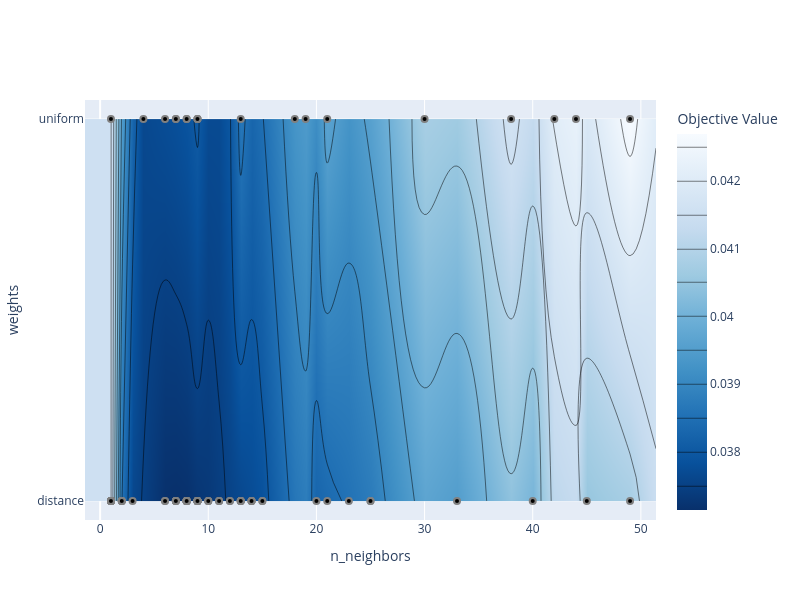

Source (notebook cell):
### Code cell
target_dpi = 1000

fig_contour = plot_contour(study)
if model_name == "mice": fig_contour.update_layout(width=600, height=600)
elif model_name == "knn": fig_contour.update_layout(width=800, height=600)
elif model_name == "mae" or model_name == "mae_finetune" or model_name == "mastnet" or model_name == "mlp": fig_contour.update_layout(width=1200, height=1600)
else: fig_contour.update_layout(width=600, height=800)
fig_contour.update_layout(title=None)
fig_contour.write_image(f"output/high_res_plots/contour_{model_name}.png", scale=target_dpi/96)
fig_contour.show()

### Figure 1 — Plotly figure (JSON) as saved in the notebook; plotly's stock layout.template omitted (floating-point values rounded to 4 significant figures)
{"data": [{"colorbar": {"title": {"text": "Objective Value"}}, "colorscale": [[0.0, "rgb(247,251,255)"], [0.125, "rgb(222,235,247)"], [0.25, "rgb(198,219,239)"], [0.375, "rgb(158,202,225)"], [0.5, "rgb(107,174,214)"], [0.625, "rgb(66,146,198)"], [0.75, "rgb(33,113,181)"], [0.875, "rgb(8,81,156)"], [1.0, "rgb(8,48,107)"]], "connectgaps": true, "contours": {"coloring": "heatmap"}, "hoverinfo": "none", "line": {"smoothing": 1.3}, "reversescale": true, "x": [-1.4, 1, 2, 3, 4, 6, 7, 8, 9, 10, 11, 12, 13, 14, 15, 18, 19, 20, 21, 23, 25, 30, 33, 38, 40, 42, 44, 45, 49, 51.4], "y": ["distance", "uniform"], "z": [[NaN, 0.04153, 0.03852, 0.03762, NaN, 0.03716, 0.03715, 0.03717, 0.03727, 0.03733, 0.03743, 0.03754, 0.03764, 0.03774, 0.03784, NaN, NaN, 0.03828, 0.03838, 0.03856, 0.03875, NaN, 0.0395, NaN, 0.04009, NaN, NaN, 0.04051, 0.04076, NaN], [NaN, 0.04153, NaN, NaN, 0.03765, 0.03775, 0.0378, 0.03789, 0.03806, NaN, NaN, NaN, 0.03865, NaN, NaN, 0.0393, 0.03942, NaN, 0.03965, NaN, NaN, 0.04078, NaN, 0.04165, NaN, 0.04207, 0.04227, NaN, 0.04269, NaN]], "type": "contour"}, {"marker": {"color": "black", "line": {"color": "Gray", "width": 2.0}}, "mode": "markers", "name": "Feasible Trial", "showlegend": false, "x": [4, 42, 9, 9, 19, 9, 49, 40, 25, 13, 21, 23, 45, 25, 18, 7, 21, 38, 44, 1, 2, 2, 1, 3, 2, 8, 1, 10, 9, 8, 11, 11, 12, 13, 13, 14, 14, 14, 15, 15, 12, 14, 13, 13, 13, 11, 10, 8, 8, 7, 7, 6, 7, 6, 7, 7, 6, 9, 8, 8, 1, 1, 2, 1, 1, 1, 1, 1, 1, 2, 30, 8, 8, 33, 8, 8, 9, 7, 49, 8, 8, 9, 9, 8, 9, 9, 9, 10, 9, 8, 9, 9, 8, 9, 8, 9, 20], "y": ["uniform", "uniform", "distance", "uniform", "uniform", "uniform", "uniform", "distance", "distance", "uniform", "distance", "distance", "distance", "distance", "uniform", "distance", "uniform", "uniform", "uniform", "distance", "distance", "distance", "distance", "distance", "distance", "distance", "uniform", "distance", "distance", "distance", "distance", "distance", "distance", "distance", "distance", "distance", "distance", "distance", "distance", "distance", "distance", "distance", "distance", "distance", "distance", "distance", "distance", "distance", "distance", "distance", "distance", "distance", "distance", "distance", "uniform", "uniform", "uniform", "uniform", "uniform", "uniform", "distance", "distance", "distance", "distance", "distance", "distance", "distance", "distance", "distance", "distance", "uniform", "distance", "distance", "distance", "distance", "distance", "distance", "distance", "distance", "distance", "distance", "distance", "distance", "distance", "distance", "distance", "distance", "distance", "distance", "distance", "distance", "distance", "distance", "distance", "distance", "distance", "distance"], "type": "scatter"}, {"marker": {"color": "#cccccc", "line": {"color": "Gray", "width": 2.0}}, "mode": "markers", "name": "Infeasible Trial", "showlegend": false, "x": [], "y": [], "type": "scatter"}], "layout": {"title": {}, "xaxis": {"title": {"text": "n_neighbors"}, "range": [-1.4, 51.4]}, "yaxis": {"title": {"text": "weights"}, "range": [-0.05, 1.05], "type": "category"}, "width": 800, "height": 600}}
